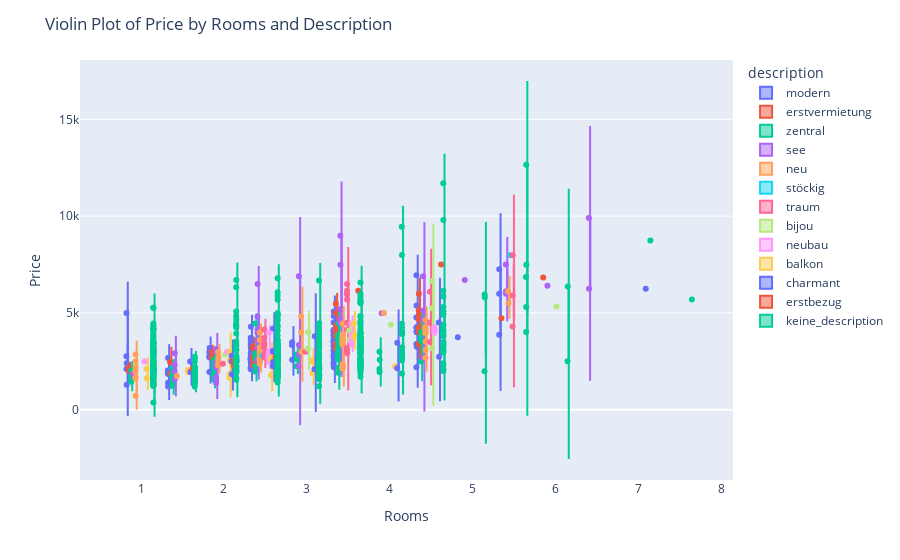

Notebook source saved alongside this figure:
### Code cell
# Melt the DataFrame to long format for Plotly
melted_df = df.melt(id_vars=['price', 'rooms'], value_vars=descriptions, var_name='description', value_name='presence')

# Filter to only include rows where the description is present
filtered_df = melted_df[melted_df['presence'] == 1]

# Create the violin plot using Plotly
fig = px.violin(filtered_df, x='rooms', y='price', color='description', box=True, points='all', hover_data=['description'])
fig.update_layout(title='Violin Plot of Price by Rooms and Description', xaxis_title='Rooms', yaxis_title='Price')
fig.show()

### Figure 1 — Plotly figure (JSON) as saved in the notebook; plotly's stock layout.template omitted (floating-point values rounded to 4 significant figures; data arrays with more than 128 entries replaced by an {"elided": "..."} marker saying what was removed)
{"data": [{"alignmentgroup": "True", "box": {"visible": true}, "customdata": [["modern"], ["modern"], ["modern"], ["modern"], ["modern"], ["modern"], ["modern"], ["modern"], ["modern"], ["modern"], ["modern"], ["modern"], ["modern"], ["modern"], ["modern"], ["modern"], ["modern"], ["modern"], ["modern"], ["modern"], ["modern"], ["modern"], ["modern"], ["modern"], ["modern"], ["modern"], ["modern"], ["modern"], ["modern"], ["modern"], ["modern"], ["modern"], ["modern"], ["modern"], ["modern"], ["modern"], ["modern"], ["modern"], ["modern"], ["modern"], ["modern"], ["modern"], ["modern"], ["modern"], ["modern"], ["modern"], ["modern"], ["modern"], ["modern"], ["modern"], ["modern"], ["modern"], ["modern"], ["modern"], ["modern"], ["modern"], ["modern"], ["modern"], ["modern"], ["modern"], ["modern"], ["modern"], ["modern"], ["modern"], ["modern"], ["modern"], ["modern"], ["modern"], ["modern"], ["modern"], ["modern"], ["modern"], ["modern"], ["modern"], ["modern"], ["modern"], ["modern"], ["modern"], ["modern"], ["modern"], ["modern"], ["modern"], ["modern"], ["modern"], ["modern"], ["modern"]], "hovertemplate": "description=%{customdata[0]}<br>rooms=%{x}<br>price=%{y}<extra></extra>", "legendgroup": "modern", "marker": {"color": "#636efa"}, "name": "modern", "offsetgroup": "modern", "orientation": "v", "points": "all", "scalegroup": "True", "showlegend": true, "type": "violin", "x": [4.5, 4.5, 4.5, 2.5, 2.5, 3.5, 3.5, 1.5, 3.5, 3.5, 1, 3.5, 3, 3.5, 3.5, 3.5, 2.5, 2.5, 4.5, 5.5, 2.5, 1, 2.5, 3.5, 2.5, 2, 3, 1.5, 2.5, 3.5, 2.5, 3.5, 4.5, 5.5, 2.5, 3.5, 3.5, 3.5, 2.5, 5.5, 4.5, 2.5, 2.5, 2.5, 2.5, 3.5, 2.5, 2.5, 3.5, 3.5, 3.5, 3.5, 2, 3.5, 2.5, 2.5, 2.5, 3.5, 4.5, 2.5, 2.5, 3, 3.5, 2.5, 4.5, 2, 2.5, 1.5, 2, 1, 1, 4.5, 2.5, 1.5, 3.5, 4.5, 2.5, 3.5, 5, 2, 3.5, 1, 3.5, 4.5, 1.5, 1.5], "x0": " ", "xaxis": "x", "y": [4032, 4227, 4262, 3710, 3240, 3940, 3529, 2675, 3971, 3500, 2760, 4500, 3345, 3280, 5080, 3700, 2593, 3562, 3400, 5990, 2595, 4990, 2150, 3845, 3385, 2985, 3490, 2030, 2381, 2443, 4280, 4840, 4765, 3870, 2700, 3055, 3590, 2324, 2481, 7250, 6950, 2460, 3710, 2990, 2890, 3261, 2700, 3490, 2630, 3300, 4079, 4079, 3190, 4130, 2600, 2900, 2150, 2920, 5380, 3385, 2590, 2580, 2800, 2170, 4000, 2750, 2096, 1897, 2700, 2400, 2100, 3250, 2690, 1390, 3490, 4250, 3206, 3871, 3750, 1950, 2730, 1288, 2200, 2200, 1200, 1850], "y0": " ", "yaxis": "y"}, {"alignmentgroup": "True", "box": {"visible": true}, "customdata": [["erstvermietung"], ["erstvermietung"], ["erstvermietung"], ["erstvermietung"], ["erstvermietung"], ["erstvermietung"], ["erstvermietung"], ["erstvermietung"], ["erstvermietung"], ["erstvermietung"], ["erstvermietung"], ["erstvermietung"], ["erstvermietung"], ["erstvermietung"], ["erstvermietung"], ["erstvermietung"], ["erstvermietung"], ["erstvermietung"], ["erstvermietung"], ["erstvermietung"], ["erstvermietung"], ["erstvermietung"], ["erstvermietung"], ["erstvermietung"], ["erstvermietung"], ["erstvermietung"], ["erstvermietung"], ["erstvermietung"], ["erstvermietung"], ["erstvermietung"], ["erstvermietung"], ["erstvermietung"], ["erstvermietung"], ["erstvermietung"], ["erstvermietung"], ["erstvermietung"], ["erstvermietung"], ["erstvermietung"], ["erstvermietung"], ["erstvermietung"], ["erstvermietung"]], "hovertemplate": "description=%{customdata[0]}<br>rooms=%{x}<br>price=%{y}<extra></extra>", "legendgroup": "erstvermietung", "marker": {"color": "#EF553B"}, "name": "erstvermietung", "offsetgroup": "erstvermietung", "orientation": "v", "points": "all", "scalegroup": "True", "showlegend": true, "type": "violin", "x": [4.5, 5.5, 3.5, 4.5, 4.5, 3.5, 2.5, 3.5, 3.5, 3.5, 3.5, 2.5, 2, 2.5, 3.5, 4.5, 1.5, 2.5, 3.5, 4.5, 3.5, 3.5, 2.5, 6, 3.5, 4.5, 1, 2, 2.5, 1.5, 3.5, 2.5, 2.5, 3.5, 3.5, 4.5, 4.5, 4.5, 4.5, 3.5, 1], "x0": " ", "xaxis": "x", "y": [4090, 4720, 3850, 4670, 5990, 4990, 2590, 3860, 4380, 3963, 3310, 3160, 2985, 2340, 5470, 4920, 1875, 2690, 3190, 5125, 4080, 3410, 3280, 6830, 3140, 3390, 2000, 2700, 2314, 2470, 3790, 2750, 2720, 4130, 3850, 4090, 4250, 4140, 3990, 3900, 2200], "y0": " ", "yaxis": "y"}, {"alignmentgroup": "True", "box": {"visible": true}, "customdata": [["zentral"], ["zentral"], ["zentral"], ["zentral"], ["zentral"], ["zentral"], ["zentral"], ["zentral"], ["zentral"], ["zentral"], ["zentral"], ["zentral"], ["zentral"], ["zentral"], ["zentral"], ["zentral"], ["zentral"], ["zentral"], ["zentral"], ["zentral"], ["zentral"], ["zentral"], ["zentral"], ["zentral"], ["zentral"], ["zentral"], ["zentral"], ["zentral"], ["zentral"], ["zentral"], ["zentral"], ["zentral"], ["zentral"], ["zentral"], ["zentral"], ["zentral"], ["zentral"], ["zentral"], ["zentral"], ["zentral"], ["zentral"], ["zentral"], ["zentral"], ["zentral"], ["zentral"], ["zentral"], ["zentral"], ["zentral"], ["zentral"], ["zentral"], ["zentral"], ["zentral"], ["zentral"], ["zentral"]], "hovertemplate": "description=%{customdata[0]}<br>rooms=%{x}<br>price=%{y}<extra></extra>", "legendgroup": "zentral", "marker": {"color": "#00cc96"}, "name": "zentral", "offsetgroup": "zentral", "orientation": "v", "points": "all", "scalegroup": "True", "showlegend": true, "type": "violin", "x": [1.5, 2, 3.5, 2, 3.5, 4, 4.5, 1.5, 1.5, 3, 2.5, 1, 3.5, 2.5, 3.5, 2, 3, 3.5, 2.5, 3.5, 3.5, 2, 2, 4, 2, 2.5, 2.5, 2.5, 3.5, 2.5, 4.5, 1.5, 3, 2, 1.5, 2, 3.5, 1, 1, 4.5, 3, 4.5, 4, 3.5, 3.5, 2, 3.5, 3.5, 1.5, 3.5, 4, 2, 1.5, 2], "x0": " ", "xaxis": "x", "y": [1720, 1755, 2175, 2172, 3280, 1954, 2485, 2150, 1740, 2690, 1992, 1730, 3845, 2271, 2912, 1842, 2610, 2590, 4455, 3055, 2760, 2200, 1543, 2990, 1830, 2900, 2730, 2730, 3750, 2650, 3550, 1525, 2850, 2380, 1865, 2600, 1910, 2030, 1450, 4000, 2250, 3748, 2100, 3850, 2870, 1855, 4450, 3520, 1239, 2730, 2580, 2490, 1273, 2100], "y0": " ", "yaxis": "y"}, {"alignmentgroup": "True", "box": {"visible": true}, "customdata": [["see"], ["see"], ["see"], ["see"], ["see"], ["see"], ["see"], ["see"], ["see"], ["see"], ["see"], ["see"], ["see"], ["see"], ["see"], ["see"], ["see"], ["see"], ["see"], ["see"], ["see"], ["see"], ["see"], ["see"], ["see"], ["see"], ["see"], ["see"], ["see"], ["see"], ["see"], ["see"], ["see"], ["see"], ["see"], ["see"], ["see"], ["see"], ["see"], ["see"], ["see"], ["see"], ["see"], ["see"], ["see"], ["see"], ["see"]], "hovertemplate": "description=%{customdata[0]}<br>rooms=%{x}<br>price=%{y}<extra></extra>", "legendgroup": "see", "marker": {"color": "#ab63fa"}, "name": "see", "offsetgroup": "see", "orientation": "v", "points": "all", "scalegroup": "True", "showlegend": true, "type": "violin", "x": [5.5, 1.5, 2.5, 2, 2, 3.5, 5, 4, 6, 3.5, 2.5, 5.5, 3.5, 3.5, 2, 2, 2, 2, 4.5, 1.5, 4.5, 2, 2.5, 4.5, 2, 2.5, 3, 3, 2.5, 2.5, 6.5, 3, 2, 1, 1.5, 2.5, 3.5, 6.5, 3.5, 3, 5.5, 1.5, 2.5, 2.5, 2.5, 4.5, 1], "x0": " ", "xaxis": "x", "y": [6117, 2920, 2590, 2330, 3140, 4500, 6700, 4985, 6400, 5195, 3562, 5990, 4683, 4510, 1375, 1550, 1680, 2985, 2685, 2320, 5125, 2200, 2490, 4660, 2252, 4150, 2850, 3340, 4805, 3616, 6250, 2250, 2408, 1890, 1590, 6490, 7490, 9900, 8990, 6900, 7500, 1976, 3570, 3206, 3975, 6900, 1790], "y0": " ", "yaxis": "y"}, {"alignmentgroup": "True", "box": {"visible": true}, "customdata": [["neu"], ["neu"], ["neu"], ["neu"], ["neu"], ["neu"], ["neu"], ["neu"], ["neu"], ["neu"], ["neu"], ["neu"], ["neu"], ["neu"], ["neu"], ["neu"], ["neu"], ["neu"], ["neu"], ["neu"], ["neu"], ["neu"], ["neu"], ["neu"], ["neu"], ["neu"], ["neu"], ["neu"], ["neu"], ["neu"], ["neu"], ["neu"], ["neu"], ["neu"], ["neu"], ["neu"], ["neu"], ["neu"], ["neu"], ["neu"], ["neu"], ["neu"], ["neu"], ["neu"], ["neu"], ["neu"], ["neu"], ["neu"], ["neu"], ["neu"], ["neu"], ["neu"], ["neu"], ["neu"], ["neu"], ["neu"]], "hovertemplate": "description=%{customdata[0]}<br>rooms=%{x}<br>price=%{y}<extra></extra>", "legendgroup": "neu", "marker": {"color": "#FFA15A"}, "name": "neu", "offsetgroup": "neu", "orientation": "v", "points": "all", "scalegroup": "True", "showlegend": true, "type": "violin", "x": [2.5, 5.5, 3.5, 2.5, 4.5, 3.5, 1, 4.5, 3.5, 4.5, 2.5, 3, 2, 3.5, 2.5, 2, 2.5, 3.5, 2, 4.5, 1, 2.5, 4.5, 3, 2, 2.5, 2.5, 3.5, 2.5, 3.5, 2.5, 1, 3.5, 1, 5.5, 1, 2, 2.5, 3, 3.5, 1.5, 3.5, 3.5, 3.5, 4.5, 1, 2.5, 1, 4.5, 4.5, 4.5, 3.5, 4, 1, 4.5, 3.5], "x0": " ", "xaxis": "x", "y": [3220, 6117, 3529, 2380, 3082, 3590, 1610, 4625, 3670, 4270, 2610, 2995, 2380, 2360, 2890, 2985, 3600, 3350, 2285, 2685, 2850, 2990, 3947, 3990, 2570, 2481, 2780, 3750, 2650, 2120, 2630, 1970, 3405, 2485, 5500, 2000, 2700, 2950, 4810, 2250, 1745, 3850, 4450, 3520, 4125, 1690, 3990, 720, 4250, 4140, 3990, 3900, 5000, 2200, 3525, 2200], "y0": " ", "yaxis": "y"}, {"alignmentgroup": "True", "box": {"visible": true}, "customdata": [["stöckig"], ["stöckig"]], "hovertemplate": "description=%{customdata[0]}<br>rooms=%{x}<br>price=%{y}<extra></extra>", "legendgroup": "stöckig", "marker": {"color": "#19d3f3"}, "name": "stöckig", "offsetgroup": "stöckig", "orientation": "v", "points": "all", "scalegroup": "True", "showlegend": true, "type": "violin", "x": [2.5, 5.5], "x0": " ", "xaxis": "x", "y": [2782, 7980], "y0": " ", "yaxis": "y"}, {"alignmentgroup": "True", "box": {"visible": true}, "customdata": [["traum"], ["traum"], ["traum"], ["traum"], ["traum"], ["traum"], ["traum"], ["traum"], ["traum"], ["traum"], ["traum"], ["traum"], ["traum"], ["traum"], ["traum"], ["traum"], ["traum"], ["traum"], ["traum"], ["traum"], ["traum"], ["traum"], ["traum"], ["traum"], ["traum"], ["traum"]], "hovertemplate": "description=%{customdata[0]}<br>rooms=%{x}<br>price=%{y}<extra></extra>", "legendgroup": "traum", "marker": {"color": "#FF6692"}, "name": "traum", "offsetgroup": "traum", "orientation": "v", "points": "all", "scalegroup": "True", "showlegend": true, "type": "violin", "x": [2.5, 3.5, 3.5, 2.5, 4.5, 2, 3, 5.5, 4.5, 3.5, 3.5, 2.5, 5.5, 2.5, 2.5, 2.5, 3.5, 2.5, 2.5, 3.5, 4.5, 3.5, 5.5, 3.5, 3.5, 3.5], "x0": " ", "xaxis": "x", "y": [3220, 6490, 3174, 3200, 3495, 2380, 2990, 5900, 4490, 4490, 3055, 3705, 4300, 3370, 3450, 4150, 3180, 2900, 2703, 6150, 6090, 5970, 7980, 5693, 4130, 2912], "y0": " ", "yaxis": "y"}, {"alignmentgroup": "True", "box": {"visible": true}, "customdata": [["bijou"], ["bijou"], ["bijou"], ["bijou"], ["bijou"], ["bijou"], ["bijou"], ["bijou"], ["bijou"], ["bijou"], ["bijou"]], "hovertemplate": "description=%{customdata[0]}<br>rooms=%{x}<br>price=%{y}<extra></extra>", "legendgroup": "bijou", "marker": {"color": "#B6E880"}, "name": "bijou", "offsetgroup": "bijou", "orientation": "v", "points": "all", "scalegroup": "True", "showlegend": true, "type": "violin", "x": [4, 3, 4.5, 2, 3.5, 4.5, 3.5, 3.5, 4.5, 3, 6], "x0": " ", "xaxis": "x", "y": [4390, 3150, 5242, 2854, 3619, 6645, 4079, 4079, 3177, 4000, 5334], "y0": " ", "yaxis": "y"}, {"alignmentgroup": "True", "box": {"visible": true}, "customdata": [["neubau"], ["neubau"], ["neubau"], ["neubau"], ["neubau"], ["neubau"], ["neubau"], ["neubau"], ["neubau"], ["neubau"], ["neubau"], ["neubau"], ["neubau"], ["neubau"], ["neubau"], ["neubau"], ["neubau"], ["neubau"]], "hovertemplate": "description=%{customdata[0]}<br>rooms=%{x}<br>price=%{y}<extra></extra>", "legendgroup": "neubau", "marker": {"color": "#FF97FF"}, "name": "neubau", "offsetgroup": "neubau", "orientation": "v", "points": "all", "scalegroup": "True", "showlegend": true, "type": "violin", "x": [2.5, 2, 2.5, 2.5, 2.5, 3.5, 2.5, 3.5, 1, 3.5, 3.5, 3.5, 4.5, 2.5, 4.5, 4.5, 4.5, 3.5], "x0": " ", "xaxis": "x", "y": [2890, 2985, 2990, 2481, 2780, 3750, 2650, 3405, 2485, 3850, 4450, 3520, 4125, 3990, 4250, 4140, 3990, 3900], "y0": " ", "yaxis": "y"}, {"alignmentgroup": "True", "box": {"visible": true}, "customdata": [["balkon"], ["balkon"], ["balkon"], ["balkon"], ["balkon"], ["balkon"], ["balkon"], ["balkon"], ["balkon"], ["balkon"], ["balkon"], ["balkon"], ["balkon"], ["balkon"], ["balkon"], ["balkon"], ["balkon"], ["balkon"]], "hovertemplate": "description=%{customdata[0]}<br>rooms=%{x}<br>price=%{y}<extra></extra>", "legendgroup": "balkon", "marker": {"color": "#FECB52"}, "name": "balkon", "offsetgroup": "balkon", "orientation": "v", "points": "all", "scalegroup": "True", "showlegend": true, "type": "violin", "x": [2.5, 2.5, 2, 2, 1, 3, 2, 3.5, 2.5, 2, 3, 1.5, 4, 1, 3.5, 3, 3.5, 1.5], "x0": " ", "xaxis": "x", "y": [1775, 2580, 2985, 1842, 1630, 1895, 2570, 3750, 2650, 1650, 2500, 1940, 2250, 2100, 3850, 2560, 4450, 2050], "y0": " ", "yaxis": "y"}, {"alignmentgroup": "True", "box": {"visible": true}, "customdata": [["charmant"], ["charmant"], ["charmant"], ["charmant"], ["charmant"], ["charmant"], ["charmant"], ["charmant"], ["charmant"], ["charmant"], ["charmant"], ["charmant"], ["charmant"], ["charmant"], ["charmant"], ["charmant"], ["charmant"], ["charmant"]], "hovertemplate": "description=%{customdata[0]}<br>rooms=%{x}<br>price=%{y}<extra></extra>", "legendgroup": "charmant", "marker": {"color": "#636efa"}, "name": "charmant", "offsetgroup": "charmant", "orientation": "v", "points": "all", "scalegroup": "True", "showlegend": true, "type": "violin", "x": [2.5, 2.5, 2.5, 2, 4.5, 4, 4.5, 2, 2.5, 2.5, 1.5, 4, 2, 3, 2.5, 1.5, 3, 7], "x0": " ", "xaxis": "x", "y": [3050, 2990, 4202, 2500, 4510, 3461, 2740, 1830, 2290, 2250, 1950, 2145, 2790, 3800, 2480, 2490, 2097, 6253], "y0": " ", "yaxis": "y"}, {"alignmentgroup": "True", "box": {"visible": true}, "customdata": [["erstbezug"], ["erstbezug"], ["erstbezug"], ["erstbezug"], ["erstbezug"], ["erstbezug"], ["erstbezug"], ["erstbezug"]], "hovertemplate": "description=%{customdata[0]}<br>rooms=%{x}<br>price=%{y}<extra></extra>", "legendgroup": "erstbezug", "marker": {"color": "#EF553B"}, "name": "erstbezug", "offsetgroup": "erstbezug", "orientation": "v", "points": "all", "scalegroup": "True", "showlegend": true, "type": "violin", "x": [2, 4.5, 2, 3.5, 2.5, 1.5, 2, 2], "x0": " ", "xaxis": "x", "y": [2285, 7500, 2570, 6150, 2725, 2120, 2430, 2320], "y0": " ", "yaxis": "y"}, {"alignmentgroup": "True", "box": {"visible": true}, "customdata": {"elided": "443x1 str values"}, "hovertemplate": "description=%{customdata[0]}<br>rooms=%{x}<br>price=%{y}<extra></extra>", "legendgroup": "keine_description", "marker": {"color": "#00cc96"}, "name": "keine_description", "offsetgroup": "keine_description", "orientation": "v", "points": "all", "scalegroup": "True", "showlegend": true, "type": "violin", "x": {"elided": "443 float values"}, "x0": " ", "xaxis": "x", "y": {"elided": "443 int values"}, "y0": " ", "yaxis": "y"}], "layout": {"legend": {"title": {"text": "description"}, "tracegroupgap": 0}, "margin": {"t": 60}, "title": {"text": "Violin Plot of Price by Rooms and Description"}, "violinmode": "group", "xaxis": {"anchor": "y", "domain": [0, 1], "title": {"text": "Rooms"}}, "yaxis": {"anchor": "x", "domain": [0, 1], "title": {"text": "Price"}}}}
